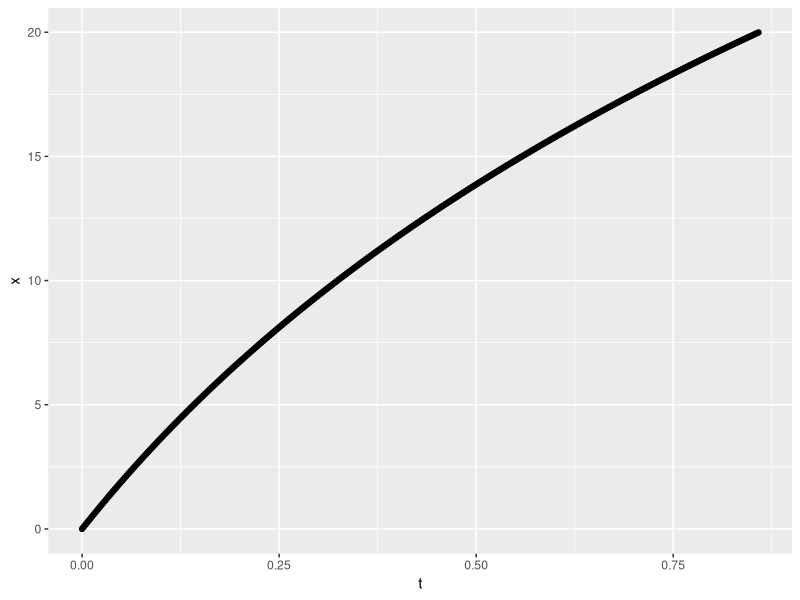
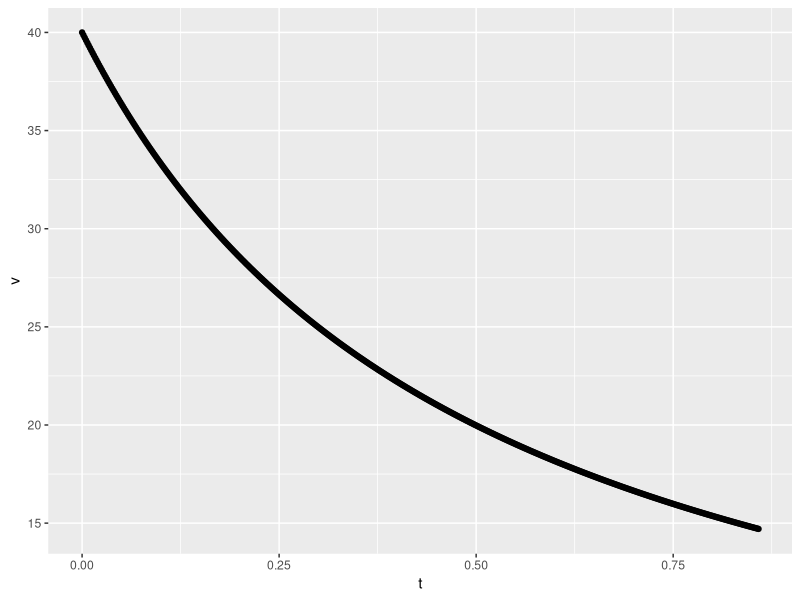
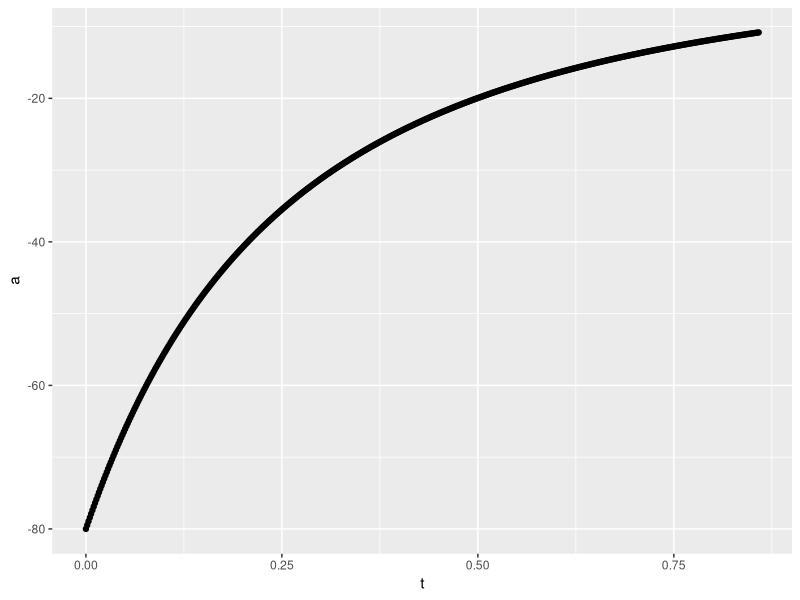
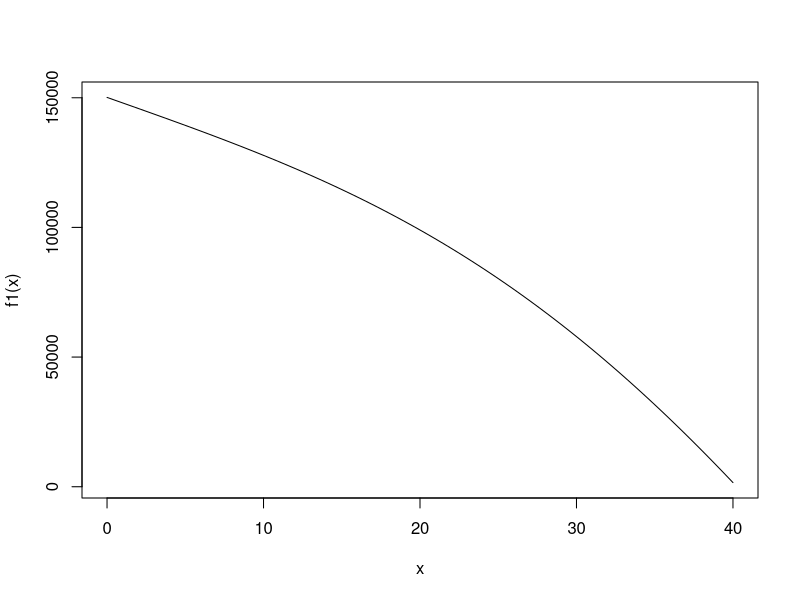
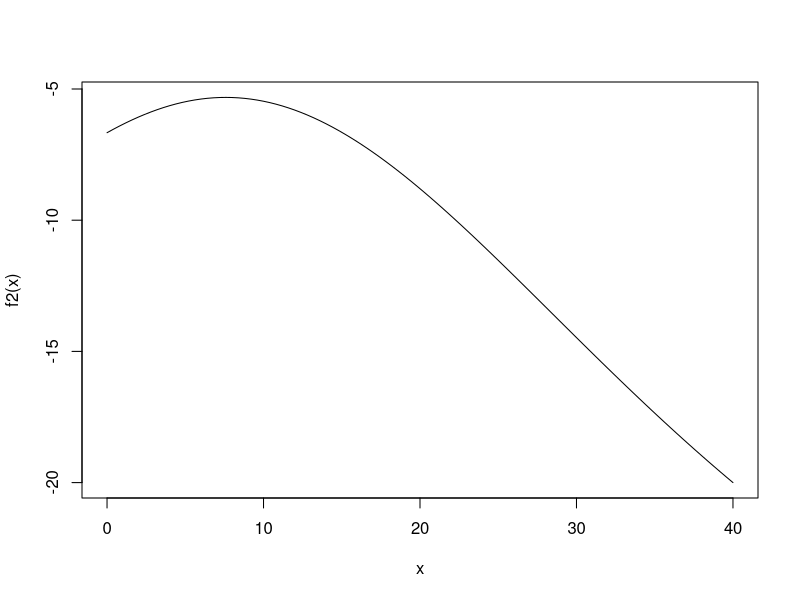

Generate these figures, in order, with R:
# Using calculations with drag that matches velo squared drag at the endpoints
# and is linear between.
# It seems to not give a solution.


library(dplyr)
library(ggplot2)

x2 <- 20
d <- .05
v1 <- 40

dt <- 1./600
x <- 0
v <- v1
a <- -d*v1^2
t <- 0
iii <- 0
df <- NULL
while (x < x2) {
  iii <- iii + 1
  if (iii > 1e5) {break}
  print(data.frame(t, x, v, a))
  df <- rbind(df, data.frame(t, x, v, a))
  t <- t + dt
  x <- x + dt*v
  v <- v + dt*a
  a <- -d*v^2

}
df
head(df)
df %>% ggplot(aes(t, x)) + geom_point()
df %>% ggplot(aes(t, v)) + geom_point()
df %>% ggplot(aes(t, a)) + geom_point()
# df$x_calc <- with(df, 0+v1*t+.5*(ac-d*v1^2)*t^2 - d/(6*t2)*(v2^2-v1^2)*t^3) # Don't know t2

ac <- 0
b <- ac - d/2 * v1^2
e <- .5*(ac-d*v1^2)

f1 <- function(v2) {
  v1*(v2-v1)*(b-d/2*v2^2) + e*(v2^2-v1^2) - d/6*(v2^2-v1^2)*(v2-v1)*(b-d/2*v2^2)  -  x2*(b-d/2*v2^2)
}
c(f1(0), f1(v1/2), f1(v1))
curve(f1, 0, v1)

f2 <- function(v2) {
  t2 <- (v2 - v1) / (ac - d*v1^2 -d/2*(v2^2-v1^2))
  Z = v1*t2 + (ac-d*v1^2)/2*t2^2 - d/6*(v2^2 - v1^2)*t2^2 - (x2)
  print(c(t2, Z))
  Z
}
c(f2(0), f2(v1/2), f2(v1))
curve(f2, 0, v1)
